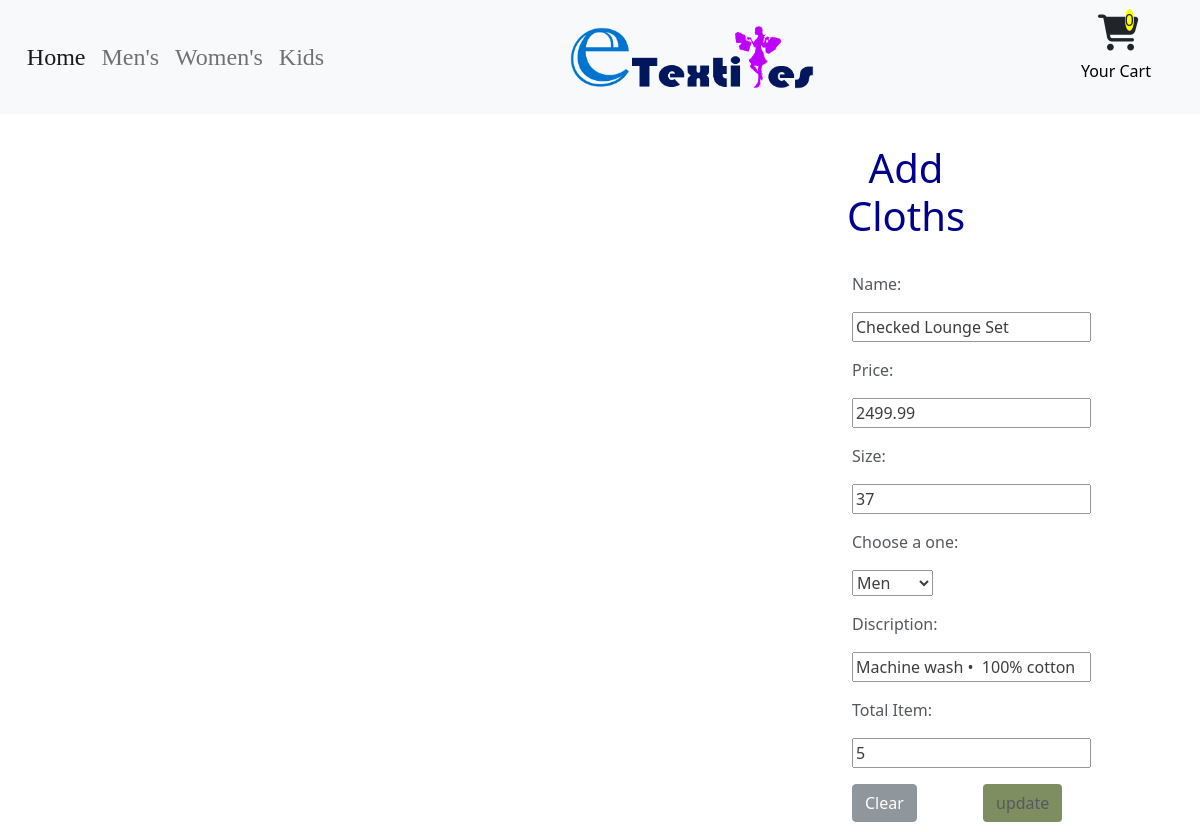
Screenshot of /admin/add-cloths.php?edit=1 (signed in) with the database file from the repository.
### tables this page shows
CREATE TABLE IF NOT EXISTS `cloths` (
  `id` int NOT NULL AUTO_INCREMENT,
  `name` varchar(100) NOT NULL,
  `price` double NOT NULL,
  `size` int NOT NULL,
  `men_women_kid` tinyint(1) NOT NULL,
  `discription` varchar(255) NOT NULL,
  `total_item` int NOT NULL,
  `sold_item` int NOT NULL,
  PRIMARY KEY (`id`)
);

### admin/add-cloths.php (the view, shortened to what this page needs)
<!DOCTYPE html>
<html>
<head lang="en">
    <link href="https://cdn.jsdelivr.net/npm/bootstrap@5.0.2/dist/css/bootstrap.min.css" rel="stylesheet">
    <link rel="stylesheet" href="../styles/add-item.css">
</head>
<body class="bg">
<?php include 'admin_navbar.php';
        $name = null;
        $price = null;
        $size = null;
        $men_women_kid = null;
        $discription = null;
        $total_item = null;
        $update=false;
        ?>
    <div class="container-fluid">
        <div>
            <?php
                if (isset($_GET['edit'])) {
                    $id = $_GET['edit'];
                    $update = true;
                    $record = mysqli_query($connection, "SELECT * FROM cloths WHERE id=$id");
                        $n = mysqli_fetch_array($record);
                        $name = $n['name'];
                        $price = $n['price'];
                        $size = $n['size'];
                        $men_women_kid = $n['men_women_kid'];
                        $discription = $n['discription'];
                        $total_item = $n['total_item'];
                        }
            ?>
            <div class="row">
                <div class="col-8"></div>
                <div class="col-2">
                    <h1 align="center" style="margin-top: 30px; color: darkblue;">
                        Add Cloths
                    </h1>
                </div>
            </div>
            <form method="post" action="<?php echo $_SERVER["PHP_SELF"]; ?>">
                <div class="row-lg">
                    <p id='label'><label for="name">Name: </label></p>
                    <p><input type="text" name="name" value="<?php echo $name; ?>" placeholder="" required></p>
                    <p id='label'><label for="price">Price: </label></p>
                    <p><input type= number step=0.01 name="price" value="<?php echo $price; ?>" placeholder="" required></p>
                    <p id='label'><label for="size">Size: </label></p>
                    <p><input type="number" name="size" value="<?php echo $size; ?>" placeholder=""><p>
                    <p id='label'><label for="men_women_kid">Choose a one:</label></p>
                    <p><select name="men_women_kid" value="<?php echo $men_women_kid; ?>">
                        <option value="1">Men</option>
                    </select></p>
                    <p id='label'><label for="discription">Discription: </label></p>
                    <p><input type="text" name="discription" value="<?php echo $discription; ?>" placeholder=""></p>
                    <p id='label'><label for="total_item">Total Item: </label></p>
                    <p><input type="number" name="total_item" value="<?php echo $total_item; ?>" placeholder=""></p>
                    <div class="row">
                        <div class="col"><button class="btn btn-secondary" type="reset">Clear</button></div>
                        <div class="col"><?php if ($update == true): ?>
                            <button class="btn" type="submit" name="update" style="background: #556B2F;" >update</button>
                        <?php else: ?>
                            <button class="btn btn-primary" type="submit" name="submit" >Add</button>
                        <?php endif ?></div>
                    </div>
                </div>
            </form>
        </div>
    </div>
</body>
</html>

### styles/add-item.css (style rules this page uses)
.container-fluid { padding: 0px !important; margin: 0px !important; }
body { background-image: url("../images/login-background.jpg"); background-repeat: no-repeat; background-size: 100%; }
.row-lg { width: 250px; align-self: center; margin-top: 2%; margin-left: 70%; justify-content: center; padding-left: 1%; background-color: white; opacity: 0.755; padding-bottom: 10px; }

### admin/add-cloths.php (style rules this page uses)
body, html { height: 100%; }
.bg { background-image: url("https://www.wallpapertip.com/wmimgs/70-703412_716132-title-girl-with-the-golden-dress-women.jpg"); height: 100%; background-position: center; background-repeat: no-repeat; background-size: cover; }

### rows the page displays
cloths: name "Checked Lounge Set", price "2499.99", size "37", men_women_kid "Men", discription "Machine wash • 100% cotton", total_item "5"

### other values shown
$cart_item "0"
